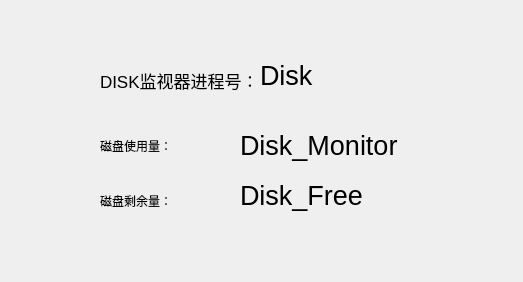
<?xml version="1.0" encoding="UTF-8"?>
<ui version="4.0">
 <class>res_disk</class>
 <widget class="QWidget" name="res_disk">
  <property name="geometry">
   <rect>
    <x>0</x>
    <y>0</y>
    <width>523</width>
    <height>282</height>
   </rect>
  </property>
  <property name="windowTitle">
   <string>Form</string>
  </property>
  <widget class="QLabel" name="Disk_Monitor">
   <property name="geometry">
    <rect>
     <x>240</x>
     <y>130</y>
     <width>181</width>
     <height>31</height>
    </rect>
   </property>
   <property name="font">
    <font>
     <pointsize>20</pointsize>
    </font>
   </property>
   <property name="text">
    <string>Disk_Monitor</string>
   </property>
  </widget>
  <widget class="QLabel" name="Disk">
   <property name="geometry">
    <rect>
     <x>260</x>
     <y>60</y>
     <width>181</width>
     <height>31</height>
    </rect>
   </property>
   <property name="font">
    <font>
     <pointsize>20</pointsize>
    </font>
   </property>
   <property name="text">
    <string>Disk</string>
   </property>
  </widget>
  <widget class="QLabel" name="label">
   <property name="geometry">
    <rect>
     <x>100</x>
     <y>70</y>
     <width>151</width>
     <height>21</height>
    </rect>
   </property>
   <property name="font">
    <font>
     <pointsize>13</pointsize>
    </font>
   </property>
   <property name="text">
    <string>DISK监视器进程号：</string>
   </property>
  </widget>
  <widget class="QLabel" name="label_2">
   <property name="geometry">
    <rect>
     <x>100</x>
     <y>130</y>
     <width>101</width>
     <height>31</height>
    </rect>
   </property>
   <property name="text">
    <string>磁盘使用量：</string>
   </property>
  </widget>
  <widget class="QLabel" name="Disk_Free">
   <property name="geometry">
    <rect>
     <x>240</x>
     <y>180</y>
     <width>191</width>
     <height>31</height>
    </rect>
   </property>
   <property name="font">
    <font>
     <pointsize>20</pointsize>
    </font>
   </property>
   <property name="text">
    <string>Disk_Free</string>
   </property>
  </widget>
  <widget class="QLabel" name="label_3">
   <property name="geometry">
    <rect>
     <x>100</x>
     <y>190</y>
     <width>101</width>
     <height>21</height>
    </rect>
   </property>
   <property name="text">
    <string>磁盘剩余量：</string>
   </property>
  </widget>
 </widget>
 <resources/>
 <connections/>
</ui>
